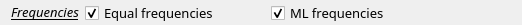
                          <widget class="QFrame" name="frame_settings_freqs">
                           <property name="minimumSize">
                            <size>
                             <width>0</width>
                             <height>25</height>
                            </size>
                           </property>
                           <property name="maximumSize">
                            <size>
                             <width>16777215</width>
                             <height>25</height>
                            </size>
                           </property>
                           <property name="frameShape">
                            <enum>QFrame::NoFrame</enum>
                           </property>
                           <property name="frameShadow">
                            <enum>QFrame::Plain</enum>
                           </property>
                           <property name="lineWidth">
                            <number>0</number>
                           </property>
                           <layout class="QHBoxLayout" name="horizontalLayout_15">
                            <property name="topMargin">
                             <number>2</number>
                            </property>
                            <property name="bottomMargin">
                             <number>2</number>
                            </property>
                            <item>
                             <widget class="QLabel" name="label_settings_freqs">
                              <property name="minimumSize">
                               <size>
                                <width>0</width>
                                <height>20</height>
                               </size>
                              </property>
                              <property name="maximumSize">
                               <size>
                                <width>16777215</width>
                                <height>20</height>
                               </size>
                              </property>
                              <property name="font">
                               <font>
                                <family>Courier 10 Pitch</family>
                                <pointsize>10</pointsize>
                                <weight>50</weight>
                                <italic>true</italic>
                                <bold>false</bold>
                                <underline>true</underline>
                               </font>
                              </property>
                              <property name="text">
                               <string>Frequencies</string>
                              </property>
                             </widget>
                            </item>
                            <item>
                             <widget class="QCheckBox" name="cbEqualFreq">
                              <property name="minimumSize">
                               <size>
                                <width>180</width>
                                <height>22</height>
                               </size>
                              </property>
                              <property name="maximumSize">
                               <size>
                                <width>180</width>
                                <height>16777215</height>
                               </size>
                              </property>
                              <property name="font">
                               <font>
                                <family>Courier 10 Pitch</family>
                                <pointsize>10</pointsize>
                                <weight>50</weight>
                                <italic>false</italic>
                                <bold>false</bold>
                               </font>
                              </property>
                              <property name="toolTip">
                               <string>&lt;html&gt;&lt;head/&gt;&lt;body&gt;&lt;p&gt;Include models with equal (DNA) or model defined (amino acid) frequencies&lt;/p&gt;&lt;/body&gt;&lt;/html&gt;</string>
                              </property>
                              <property name="text">
                               <string>Equal frequencies</string>
                              </property>
                              <property name="checked">
                               <bool>true</bool>
                              </property>
                             </widget>
                            </item>
                            <item>
                             <widget class="QCheckBox" name="cbMlFreq">
                              <property name="minimumSize">
                               <size>
                                <width>200</width>
                                <height>22</height>
                               </size>
                              </property>
                              <property name="maximumSize">
                               <size>
                                <width>200</width>
                                <height>16777215</height>
                               </size>
                              </property>
                              <property name="font">
                               <font>
                                <family>Courier 10 Pitch</family>
                                <pointsize>10</pointsize>
                                <weight>50</weight>
                                <italic>false</italic>
                                <bold>false</bold>
                               </font>
                              </property>
                              <property name="toolTip">
                               <string>&lt;html&gt;&lt;head/&gt;&lt;body&gt;&lt;p&gt;Include models with Maximum Likelihood estimated (DNA) of empirical (amino acid) frequencies&lt;/p&gt;&lt;/body&gt;&lt;/html&gt;</string>
                              </property>
                              <property name="text">
                               <string>ML frequencies</string>
                              </property>
                              <property name="checked">
                               <bool>true</bool>
                              </property>
                             </widget>
                            </item>
                            <item>
                             <spacer name="spacer_settings_freqs">
                              <property name="orientation">
                               <enum>Qt::Horizontal</enum>
                              </property>
                              <property name="sizeHint" stdset="0">
                               <size>
                                <width>40</width>
                                <height>20</height>
                               </size>
                              </property>
                             </spacer>
                            </item>
                           </layout>
                          </widget>
